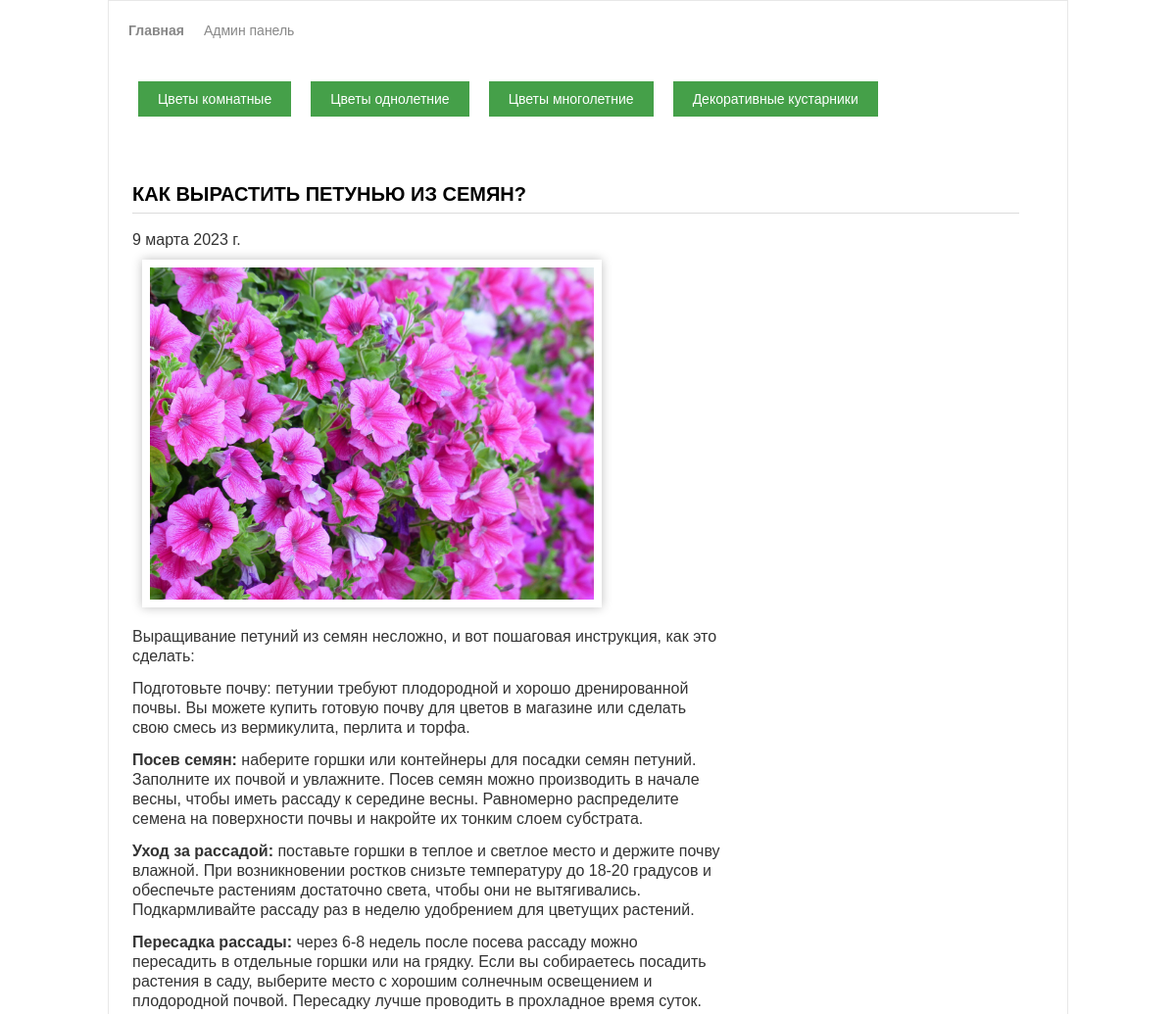
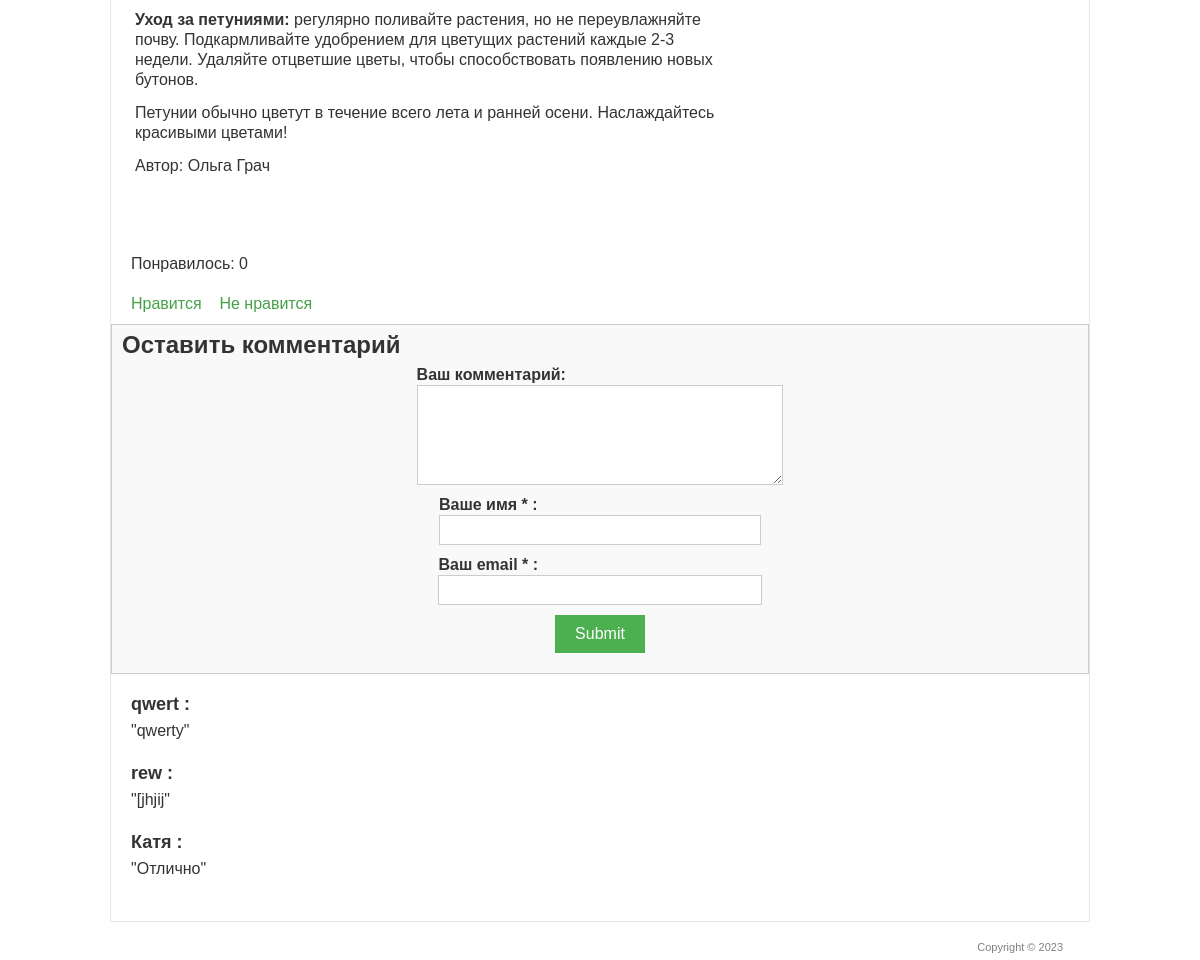
/1/, run on the app's committed database (2 pictures, top to bottom).
### blog/models.py (models this page shows, shortened)
class Post(models.Model):
    TOPIC_TYPES = [
        (1, 'Цветы комнатные'),
        (2, 'Цветы однолетние'),
        (3, 'Цветы многолетние'),
        (4, 'Декоративные кустарники'),
    ]
    title = models.CharField('Название статьи', max_length=150)
    text = models.TextField('Текст статьи')
    author = models.CharField('Автор', max_length=100)
    data = models.DateField('Дата публикации')
    img = models.ImageField('Изображение', upload_to='image/%Y')
    type = models.IntegerField(choices=TOPIC_TYPES)
    class Meta:
        verbose_name = 'Статья'
        verbose_name_plural = 'Статьи сайта'

class Comments(models.Model):
    email = models.EmailField()
    name = models.CharField('Имя', max_length=50)
    text_comment = models.TextField('Текст комментария', max_length=1500)
    post = models.ForeignKey(Post, verbose_name='Статья', on_delete=models.CASCADE)
    class Meta:
        ordering = ['-id']
        verbose_name = 'Комментарий'
        verbose_name_plural = 'Комментарии'

### blog/views.py (the view)
# urls.py: path('<int:art_id>/', PostSingle.as_view()),
class PostSingle(View):
    def get(self, request, art_id):
        post = Post.objects.get(id=art_id)
        return render(request, 'blog/single.html', {'post': post})

### templates/blog/single.html (shortened to what this page needs)
<!DOCTYPE>
{% load static %}
<html >
<head>
	<link rel="stylesheet" href="{% static 'css/style.css' %}" type="text/css" media="all" />
</head>
<body>
<div class="shell">
	<div class="border">
		<div id="navigation_adm">
			<ul>
			    <li><a href="/" class="active">Главная</a></li>
			    <li><a href="/admin">Админ панель</a></li>
			</ul>
		</div>
        <div id="navigation">
			<ul>
			    <li><a href="/filter/?type=1">Цветы комнатные</a></li>
			    <li><a href="/filter/?type=2">Цветы однолетние</a></li>
                <li><a href="/filter/?type=3">Цветы многолетние</a></li>
			    <li><a href="/filter/?type=4">Декоративные кустарники</a></li>
			</ul>
		</div>
		<div id="main">
			<div id="content" class="left">
				<div class="projects">
					<h3>{{ post.title }}</h3>
                    <p class="data">{{ post.data }}</p>
                   <p>
                       <img src="{{ post.img.url }}" width="50%" alt="" />
                   </p>
					<div class="item">
						<div class="text left">
							<article>{{ post.text|safe }}</article>
							<p>Автор: {{ post.author }}</p>
						</div>
					</div>
				</div>
			</div>
		</div>
        <div class="like">
            <br>
            <p>Понравилось: {{ post.likes_set.all.count }}</p>
            <br>
            <a href="{% url 'add_like' post.id %}">Нравится</a>&nbsp; &nbsp;
            <a href="{% url 'del_like' post.id %}">Не нравится</a>
        </div>
        <div class="form_comments">
            <h3>Оставить комментарий</h3>
            <div>
                <form action="{% url 'add_comments' post.id %}" method="post">
                    <div>
                        <label>Ваш комментарий:</label>
                        <textarea name="text_comment"></textarea>
                    </div>
                    <div>
                        <label>Ваше имя * :</label>
                        <input name="name" type="text">
                    </div>
                    <div>
                        <label>Ваш email * :</label>
                        <input name="email" type="email">
                    </div>
                    <div>
                        <input type="submit">
                    </div>
                </form>
            </div>
        </div>
        <div class="comments">
            {% for comment in post.comments_set.all %}
                <h4>{{ comment.name }} : </h4>
                <p>
                    "{{ comment.text_comment }}"
                </p>
                <br>
            {% endfor %}
        </div>
	</div>
	<div id="footer">
		<p class="copy right">Copyright &copy;  2023 </p>
	</div>
</div>
</body>
</html>

### static/css/style.css (style rules this page uses)
* { margin: 0; padding: 0; outline:0; }
body { font-size: 16px; line-height: 20px; font-family: Georgia, Arial, Helvetica, Sans-Serif; color: #333; background-image: url('../img/bg.jpg'); background-size: cover; background-repeat: no-repeat; background-position: center; }
a { color: #45a049; text-decoration: none; cursor:pointer; }
input, textarea, select { font-family: Arial, Helvetica, sans-serif; font-size:16px; }
textarea { overflow:auto; }
.left, .alignleft { float: left; display: inline; }
.right, .alignright { float: right; display: inline; }
.shell { width: 980px; margin: 0 auto; }
.border { border: 1px solid #e8e8e8; background: #fff; position: relative; }
#main { width: 932px; padding: 37px 24px 17px 24px; }
#main h3 { font-size: 20px; line-height: 20px; color: #000; text-transform: uppercase; border-bottom: 1px solid #dbdbdb; padding: 0 0 9px 0; }
#content { width: 905px; }
.projects { padding: 10px 0 0 0; }
.projects h3 { margin: 0 0 17px 0; }
.projects .item { margin: 0 0 28px 0; }
.projects .text { width: 600px; }
.projects .text p { padding: 10px 0 3px 0; }
#footer { font-family: Arial, sans-serif; font-size: 11px; line-height: 14px; color: #7f7f7f; padding: 18px 27px 20px 38px; background: #ffffff; }
img { box-shadow: 0 0 10px rgba(0, 0, 0, 0.25); border: 4px solid #fff; padding: 4px; margin: 10px; }
#navigation_adm ul { list-style-type: none; margin: 0; padding: 20px; display: flex; }
#navigation_adm li { margin-right: 20px; }
#navigation_adm li:last-child { margin-right: 0; }
#navigation_adm a { color: #888; font-size: 14px; text-decoration: none; }
#navigation_adm a.active { font-weight: bold; }
#navigation ul { list-style-type: none; margin: 20px; padding: 10px; display: flex; }
#navigation li { margin-right: 20px; }
#navigation li:last-child { margin-right: 0; }
#navigation a { color: #888; font-size: 14px; text-decoration: none; }
#navigation a { margin-top: 20px; background-color: #45a049; color: white; border: none; padding: 10px 20px; cursor: pointer; transition: background-color 0.3s ease-in-out; }
.like { padding: 10px 20px; }
.form_comments { background-color: #f9f9f9; border: 1px solid #ccc; padding: 10px; }
.form_comments h3 { font-size: 24px; margin-bottom: 10px; }
.form_comments form { display: flex; flex-direction: column; align-items: center; }
.form_comments label { font-weight: bold; margin-bottom: 5px; }
.form_comments textarea { width: 100%; height: 100px; margin-bottom: 10px; padding: 5px; border: 1px solid #ccc; }
.form_comments input { width: 100%; margin-bottom: 10px; padding: 5px; border: 1px solid #ccc; }
.form_comments input[type="submit"] { background-color: #4CAF50; color: white; border: none; cursor: pointer; padding: 10px 20px; font-size: 16px; }
.comments { margin: 20px; }
.comments h4 { font-size: 18px; font-weight: bold; margin-bottom: 5px; }
.comments p { margin: 0; font-size: 16px; line-height: 1.5; }

### data on the page
Post: title "КАК ВЫРАСТИТЬ ПЕТУНЬЮ ИЗ СЕМЯН?", data "9 марта 2023 г.", img (picture), text "Выращивание петуний из семян несложно, и вот пошаговая инструкция, как это сделать: Подготовьте почву: петунии требуют плодородной и хорошо дренированной почвы. Вы можете купить готовую почву для цветов в магазине или сделать свою смесь из вермикулита, перлита и торфа. Посев семян: наберите горшки или контейнеры для посадки семян петуний. Заполните их почвой и увлажните. Посев семян можно производить в начале весны, чтобы иметь рассаду к середине весны. Равномерно распределите семена на поверхности почвы и накройте их тонким слоем субстрата. Уход за рассадой: поставьте горшки в теплое и светлое место и держите почву влажной. При возникновении ростков снизьте температуру до 18-20 градусов и…", author "Ольга Грач", likes_set.all.count "0"
Comments: name "qwert", text_comment "qwerty"
Comments: name "rew", text_comment "[jhjij"
Comments: name "Катя", text_comment "Отлично"
